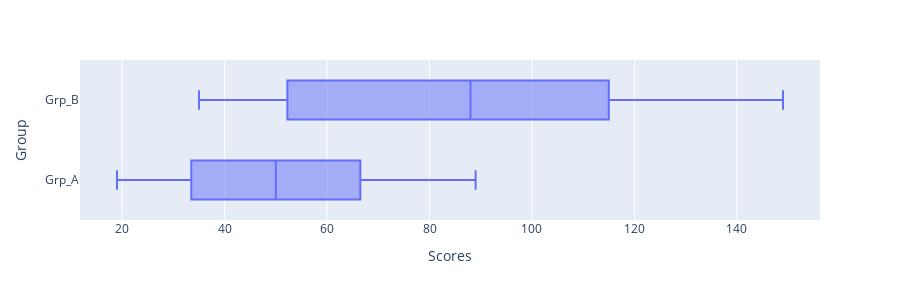

Notebook cell for this chart:
### Code cell
px.box(t_test_data,y='Group', x='Scores',height=300)

### Figure 1 — Plotly figure (JSON) as saved in the notebook; plotly's stock layout.template omitted (floating-point values rounded to 4 significant figures)
{"data": [{"alignmentgroup": "True", "hovertemplate": "Scores=%{x}<br>Group=%{y}<extra></extra>", "legendgroup": "", "marker": {"color": "#636efa"}, "name": "", "notched": false, "offsetgroup": "", "orientation": "h", "showlegend": false, "type": "box", "x": [78, 40, 58, 88, 21, 36, 34, 19, 47, 51, 49, 62, 20, 64, 82, 89, 79, 36, 58, 68, 66, 32, 23, 50, 24, 124, 55, 103, 126, 81, 140, 39, 65, 149, 35, 96, 38, 131, 110, 107, 41, 126, 107, 44, 88, 84, 82, 44, 112, 64], "x0": " ", "xaxis": "x", "y": ["Grp_A", "Grp_A", "Grp_A", "Grp_A", "Grp_A", "Grp_A", "Grp_A", "Grp_A", "Grp_A", "Grp_A", "Grp_A", "Grp_A", "Grp_A", "Grp_A", "Grp_A", "Grp_A", "Grp_A", "Grp_A", "Grp_A", "Grp_A", "Grp_A", "Grp_A", "Grp_A", "Grp_A", "Grp_A", "Grp_B", "Grp_B", "Grp_B", "Grp_B", "Grp_B", "Grp_B", "Grp_B", "Grp_B", "Grp_B", "Grp_B", "Grp_B", "Grp_B", "Grp_B", "Grp_B", "Grp_B", "Grp_B", "Grp_B", "Grp_B", "Grp_B", "Grp_B", "Grp_B", "Grp_B", "Grp_B", "Grp_B", "Grp_B"], "y0": " ", "yaxis": "y"}], "layout": {"boxmode": "group", "height": 300, "legend": {"tracegroupgap": 0}, "margin": {"t": 60}, "xaxis": {"anchor": "y", "domain": [0, 1], "title": {"text": "Scores"}}, "yaxis": {"anchor": "x", "domain": [0, 1], "title": {"text": "Group"}}}}
